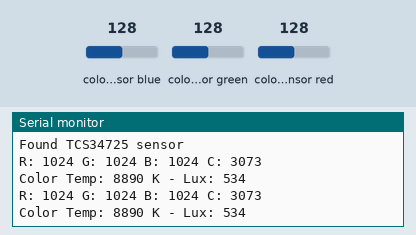
Bench run of a sketch on a simulated Arduino Uno, built with avr-gcc and run on an emulated ATmega328P. Shown: the last lines printed to the serial monitor. The test bench sets the inputs (shaded band); at power-on: colour sensor blue 128, colour sensor green 128, colour sensor red 128.

Above: at 2.9 s.
3.0 s: colour sensor blue set to 5
At 4.8 s:
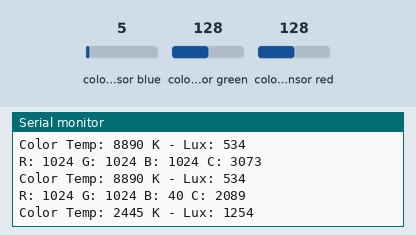
5.8 s: colour sensor green set to 5
At 7.0 s:
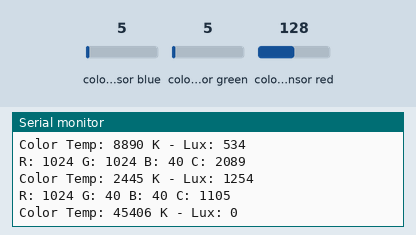
8.6 s: colour sensor red set to 5
At 11.3 s:
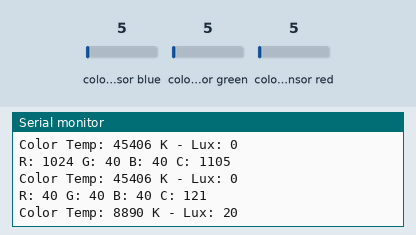
Timing chart, 0 to 12.8 s (numbered marks = the images above; inputs shaded):
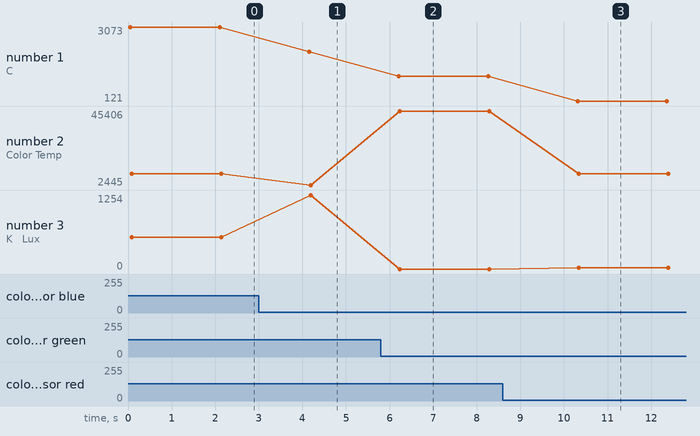

Measured:
- after the input at 3.0 s, the serial monitor: prints a new line after 1.2 s (image 1)
- after the input at 5.8 s, the serial monitor: prints a new line after 0.41 s (image 2)
- after the input at 8.6 s, the serial monitor: prints a new line after 1.7 s (image 3)
- plotted number 1: 3073 → 2089 after the input at 3.0 s, 2089 → 1105 after the input at 5.8 s, 1105 → 121 after the input at 8.6 s
- plotted number 2: 8890 → 2445 after the input at 3.0 s, 2445 → 45406 after the input at 5.8 s, 45406 → 8890 after the input at 8.6 s
- plotted number 3: 534 → 1254 after the input at 3.0 s, 1254 → 0 after the input at 5.8 s, 0 → 20 after the input at 8.6 s

The sketch:

ColorSensorMinimal.ino
```cpp
//project 1 - RGB color sensor
#include <Wire.h>
#include "Adafruit_TCS34725.h"

// Create an instance of the TCS34725 sensor
Adafruit_TCS34725 tcs = Adafruit_TCS34725(TCS34725_INTEGRATIONTIME_614MS, TCS34725_GAIN_1X);

void setup() {
  Serial.begin(9600);
  if (tcs.begin()) {
    Serial.println("Found TCS34725 sensor");
  } else {
    Serial.println("No TCS34725 found ... check your connections");
    while (1); // halt the program
  }
}

void loop() {
  uint16_t r, g, b, c;
  tcs.getRawData(&r, &g, &b, &c);

  // Check if there is significant color detected
  if (c > 50) { // Adjust the threshold as needed
    // Normalize the values
    float sum = c;
    float red = r / sum;
    float green = g / sum;
    float blue = b / sum;

    Serial.print("R: "); Serial.print(r); Serial.print(" ");
    Serial.print("G: "); Serial.print(g); Serial.print(" ");
    Serial.print("B: "); Serial.print(b); Serial.print(" ");
    Serial.print("C: "); Serial.print(c); Serial.println(" ");

    // Calculate the color temperature and lux
    uint16_t colorTemp = tcs.calculateColorTemperature(r, g, b);
    uint16_t lux = tcs.calculateLux(r, g, b);
    Serial.print("Color Temp: "); Serial.print(colorTemp, DEC); Serial.print(" K - ");
    Serial.print("Lux: "); Serial.println(lux, DEC);
  } // <-- MISSING CLOSING BRACE (Fixed)

  // Add a small delay before the next reading
  delay(2000);
}
```
